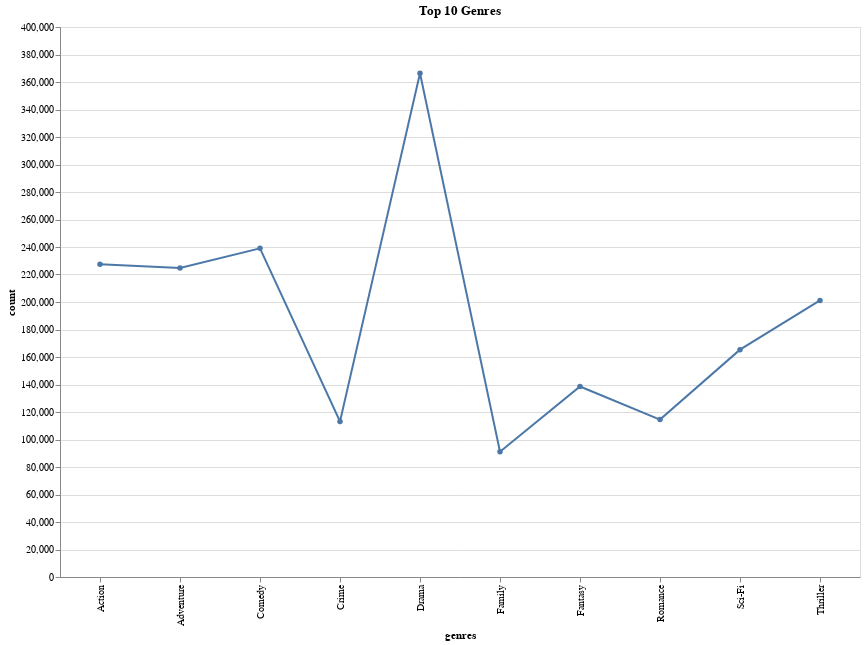

Notebook cell for this chart:
### Code cell
top_10_genres = df_joined.group_by(
    'genres'
).agg(
    pl.count('genres').alias('count')
).sort(
    'count', descending=True
).head(10)

line_chart = alt.Chart(
    top_10_genres
).mark_line(
    point=True
).encode(
    x='genres',
    y='count',
    tooltip=['genres', alt.Tooltip('count', title='Count')]
).properties(
    width=800,
    height=550,
    title='Top 10 Genres',
).interactive()


line_chart

### Figure 1 — Vega-Lite specification as saved in the notebook (floating-point values rounded to 4 significant figures)
{"config": {"view": {"continuousWidth": 300, "continuousHeight": 300}}, "data": {"name": "data-e136b01eb3027fe6ffd5d785f6270870"}, "mark": {"type": "line", "point": true}, "encoding": {"tooltip": [{"field": "genres", "type": "nominal"}, {"field": "count", "title": "Count", "type": "quantitative"}], "x": {"field": "genres", "type": "nominal"}, "y": {"field": "count", "type": "quantitative"}}, "height": 550, "params": [{"name": "param_4", "select": {"type": "interval", "encodings": ["x", "y"]}, "bind": "scales"}], "title": "Top 10 Genres", "width": 800, "$schema": "https://vega.github.io/schema/vega-lite/v5.20.1.json", "datasets": {"data-e136b01eb3027fe6ffd5d785f6270870": [{"genres": "Drama", "count": 366356}, {"genres": "Comedy", "count": 239011}, {"genres": "Action", "count": 227509}, {"genres": "Adventure", "count": 224720}, {"genres": "Thriller", "count": 201132}, {"genres": "Sci-Fi", "count": 165344}, {"genres": "Fantasy", "count": 138530}, {"genres": "Romance", "count": 114488}, {"genres": "Crime", "count": 113126}, {"genres": "Family", "count": 91081}]}}
